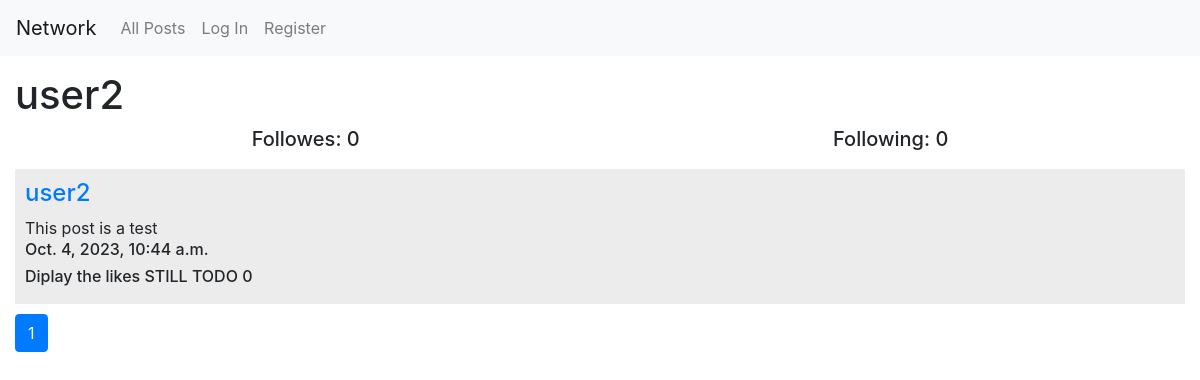
Page /user/2 on the earlier database version.
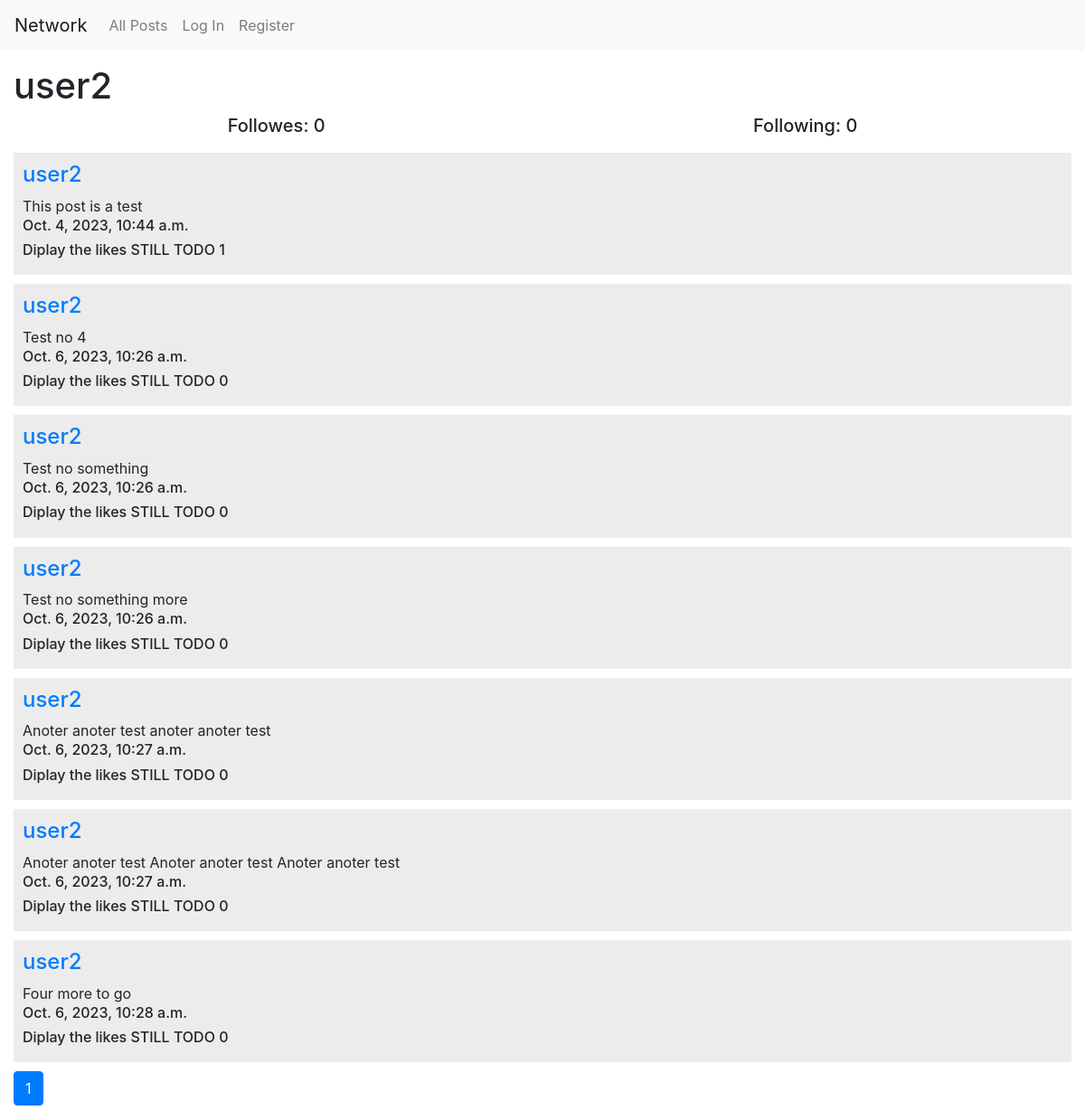
Same page on the later database version.
### network/models.py (models this page shows, shortened)
class User(AbstractUser):
    pass

class Post(models.Model):
    author = models.ForeignKey(User, on_delete=models.CASCADE, related_name="posts")
    content = models.TextField(blank=False)
    date = models.DateTimeField(auto_now_add=True)
    likes = models.ManyToManyField(User, blank=True, related_name='likes')

### network/views.py (the view)
# urls.py: path("user/<int:user_id>", views.user_profile, name="user_profile"),
def user_profile(request, user_id):
    current_user = request.user
    profile_user = User.objects.get(pk=user_id)
    users_posts = Post.objects.filter(author=profile_user)
    paginator = Paginator(users_posts, 10)
    page_number = request.GET.get('page')
    page_obj = paginator.get_page(page_number)
    followers = Following.objects.filter(followed_user=profile_user)
    following = Following.objects.filter(user=profile_user)
    is_following = False
    for follower in followers:
        if current_user == follower.user:
            is_following = True
    return render(request, "network/user_profile.html", {
        "profile_user": profile_user,
        "page_obj": page_obj,
        "followers":followers.count(),
        "following":following.count(),
        "is_following":is_following,
    })

### network/templates/network/user_profile.html (shortened to what this page needs)
{% extends "network/layout.html" %}
{% block body %}
<div class="home_page">
    <div class="user_profile">
        <h1>{{profile_user.username}}</h1>
        <div class="user_info">
            <h5>Followes: {{followers}}</h5>
            <h5>Following: {{following}}</h5>
        </div>
    </div>
    {% for post in page_obj %}
    <div class="each_post">
        <h4><a href = "{% url 'user_profile' post.author.id %}">{{ post.author }}</a></h4>
        {{ post.content }}
        <h6>{{ post.date }}</h6>
        <h6>Diplay the likes STILL TODO {{ post.likes.count }}</h6>
    </div>
    {% endfor %}
     <nav aria-label="Page navigation example">
        <ul class="pagination">
        <li class="page-item active" aria-current="page"><a class="page-link" href="?page={{ page_obj.number }}">{{ page_obj.number }}</a></li>
        </ul>
</div>
{% endblock %}

### network/templates/network/layout.html (shortened to what this page needs)
{% load static %}
<!DOCTYPE html>
<html lang="en">
    <head>
        <link rel="stylesheet" href="https://stackpath.bootstrapcdn.com/bootstrap/4.4.1/css/bootstrap.min.css">
        <link href="{% static 'network/styles.css' %}" rel="stylesheet">
    </head>
    <body>
        <nav class="navbar navbar-expand-lg navbar-light bg-light">
            <a class="navbar-brand" href="#">Network</a>
            <div>
              <ul class="navbar-nav mr-auto">
                <li class="nav-item">
                  <a class="nav-link" href="{% url 'index' %}">All Posts</a>
                </li>
                {% if user.is_authenticated %}
                    <li class="nav-item">
                        <a class="nav-link" href="{% url 'following_page' %}">Following</a>
                    </li>
                    <li class="nav-item">
                        <a class="nav-link" href="{% url 'logout' %}">Log Out</a>
                    </li>
                {% else %}
                    <li class="nav-item">
                        <a class="nav-link" href="{% url 'login' %}">Log In</a>
                    </li>
                    <li class="nav-item">
                        <a class="nav-link" href="{% url 'register' %}">Register</a>
                    </li>
                {% endif %}
              </ul>
            </div>
          </nav>
        <div class="body">
            {% block body %}
            {% endblock %}
        </div>
    </body>
</html>

### network/static/network/styles.css (style rules this page uses)
.home_page { margin: 15px; }
.each_post { margin: 10px 0 10px 0; background-color: rgb(236, 236, 236); padding: 10px; }
.user_info { display: flex; justify-content: space-around; }

Differences in the rows shown:
computed for Post "This post is a test": likes.count "0" → "1"
added Post: author "user2", content "Test no 4", date "Oct. 6, 2023, 10:26 a.m.", likes.count "0"
added Post: author "user2", content "Test no something", date "Oct. 6, 2023, 10:26 a.m.", likes.count "0"
added Post: author "user2", content "Test no something more", date "Oct. 6, 2023, 10:26 a.m.", likes.count "0"
added Post: author "user2", content "Anoter anoter test anoter anoter test", date "Oct. 6, 2023, 10:27 a.m.", likes.count "0"
added Post: author "user2", content "Anoter anoter test Anoter anoter test Anoter anoter test", date "Oct. 6, 2023, 10:27 a.m.", likes.count "0"
added Post: author "user2", content "Four more to go", date "Oct. 6, 2023, 10:28 a.m.", likes.count "0"
